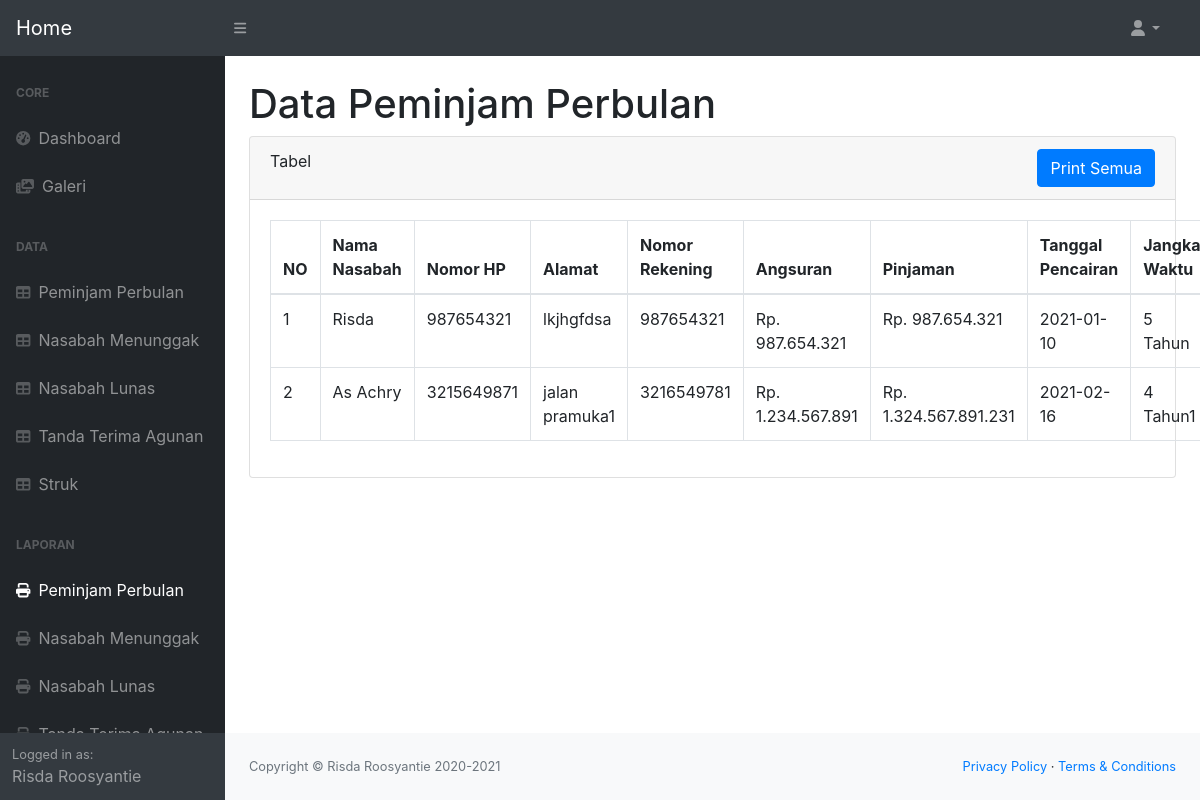
Screenshot of /laporan-peminjam-perbulan.php (signed in) with the database file from the repository.
### tables this page shows
CREATE TABLE `peminjamperbulan` (
  `id` int(11) NOT NULL,
  `nama` varchar(255) NOT NULL,
  `nohp` varchar(255) NOT NULL,
  `alamat` text NOT NULL,
  `norekening` varchar(255) NOT NULL,
  `angsuran` varchar(255) NOT NULL,
  `pinjaman` varchar(255) NOT NULL,
  `tglpencairan` date NOT NULL,
  `jangkawaktu` varchar(255) NOT NULL
);

### laporan-peminjam-perbulan.php (the view, shortened to what this page needs)
<?php
include 'header.php';
?>
<main>
    <div class="container-fluid">
        <h1 class="mt-4">Data Peminjam Perbulan</h1>
        <div class="card mb-4">
            <div class="card-header">Tabel
                <a href="printall-peminjam-perbulan.php" target="_blank" class="btn btn-primary float-right">Print Semua</a>
            </div>
            <div class="card-body">
                <table class="table table-bordered">
                    <thead>
                        <tr>
                            <th>NO</th>
                            <th>Nama Nasabah</th>
                            <th>Nomor HP</th>
                            <th>Alamat</th>
                            <th>Nomor Rekening</th>
                            <th>Angsuran</th>
                            <th>Pinjaman</th>
                            <th>Tanggal Pencairan</th>
                            <th>Jangka Waktu</th>
                        </tr>
                    </thead>
                    <tbody>
                        <?php
                        require "include/function.php";
                        $no = 1;
                        $sql = mysqli_query($link, "SELECT * FROM peminjamperbulan");
                        while ($row = mysqli_fetch_array($sql)) {
                        ?>
                            <tr>
                                <td><?= $no++; ?></td>
                                <td><?= $row['nama']; ?></td>
                                <td><?= $row['nohp']; ?></td>
                                <td><?= substr($row['alamat'], 0, 20); ?></td>
                                <td><?= $row['norekening']; ?></td>
                                <td>Rp. <?= number_format($row['angsuran'] ,0,',','.'); ?></td>
                                <td>Rp. <?= number_format($row['pinjaman'] ,0,',','.'); ?></td>
                                <td><?= $row['tglpencairan']; ?></td>
                                <td><?= $row['jangkawaktu']; ?></td>
                            </tr>
                        <?php
                        }
                        ?>
                    </tbody>
                </table>
            </div>
        </div>
    </div>
</main>
<?php
include 'footer.php';
?>

### rows the page displays
peminjamperbulan: nama "Risda", nohp "987654321", alamat "lkjhgfdsa", norekening "987654321", angsuran "987.654.321", pinjaman "987.654.321", tglpencairan "2021-01-10", jangkawaktu "5 Tahun"
peminjamperbulan: nama "As Achry", nohp "3215649871", alamat "jalan pramuka1", norekening "3216549781", angsuran "1.234.567.891", pinjaman "1.324.567.891.231", tglpencairan "2021-02-16", jangkawaktu "4 Tahun1"

### other values shown
$_SESSION['nama'] "Risda Roosyantie"
